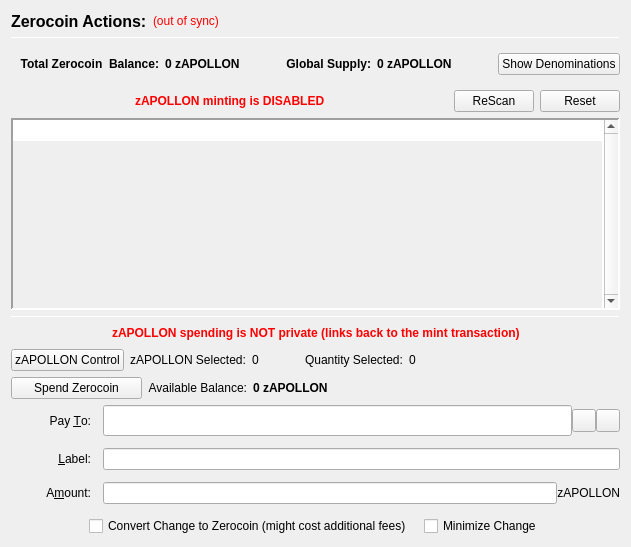
                  <widget class="QFrame" name="verticalFrameLeft">
                   <layout class="QVBoxLayout" name="verticalLayout_2">
                    <item>
                     <layout class="QVBoxLayout" name="verticalLayout_3">
                      <item>
                       <layout class="QHBoxLayout" name="horizontalLayout_3">
                        <item>
                         <widget class="QLabel" name="labelzAPOLLONActions">
                          <property name="font">
                           <font>
                            <pointsize>12</pointsize>
                            <weight>75</weight>
                            <bold>true</bold>
                           </font>
                          </property>
                          <property name="text">
                           <string>Zerocoin Actions:</string>
                          </property>
                          <property name="alignment">
                           <set>Qt::AlignLeading|Qt::AlignLeft|Qt::AlignVCenter</set>
                          </property>
                         </widget>
                        </item>
                        <item>
                         <widget class="QLabel" name="labelzAPOLLONSyncStatus">
                          <property name="toolTip">
                           <string>The displayed information may be out of date. Your wallet automatically synchronizes with the BDCASH network after a connection is established, but this process has not completed yet.</string>
                          </property>
                          <property name="styleSheet">
                           <string notr="true">QLabel { color: red; }</string>
                          </property>
                          <property name="text">
                           <string notr="true">(out of sync)</string>
                          </property>
                          <property name="alignment">
                           <set>Qt::AlignLeading|Qt::AlignLeft|Qt::AlignVCenter</set>
                          </property>
                         </widget>
                        </item>
                        <item>
                         <spacer name="horizontalSpacer">
                          <property name="orientation">
                           <enum>Qt::Horizontal</enum>
                          </property>
                          <property name="sizeHint" stdset="0">
                           <size>
                            <width>40</width>
                            <height>20</height>
                           </size>
                          </property>
                         </spacer>
                        </item>
                       </layout>
                      </item>
                      <item>
                       <widget class="Line" name="lineUpperLeft">
                        <property name="minimumSize">
                         <size>
                          <width>0</width>
                          <height>1</height>
                         </size>
                        </property>
                        <property name="maximumSize">
                         <size>
                          <width>16777215</width>
                          <height>1</height>
                         </size>
                        </property>
                        <property name="frameShadow">
                         <enum>QFrame::Sunken</enum>
                        </property>
                        <property name="orientation">
                         <enum>Qt::Horizontal</enum>
                        </property>
                       </widget>
                      </item>
                      <item>
                       <widget class="QFrame" name="balanceSupplyFrame">
                        <layout class="QHBoxLayout" name="horizontalLayout_2" stretch="0,0,0,1,0">
                         <property name="rightMargin">
                          <number>0</number>
                         </property>
                         <item>
                          <layout class="QHBoxLayout" name="horizontalLayout_34">
                           <item>
                            <widget class="QLabel" name="labelzAvailableText_3">
                             <property name="font">
                              <font>
                               <weight>75</weight>
                               <bold>true</bold>
                              </font>
                             </property>
                             <property name="toolTip">
                              <string>Total Balance including unconfirmed and immature zAPOLLON</string>
                             </property>
                             <property name="text">
                              <string>Total Zerocoin  Balance:</string>
                             </property>
                             <property name="alignment">
                              <set>Qt::AlignRight|Qt::AlignTrailing|Qt::AlignVCenter</set>
                             </property>
                            </widget>
                           </item>
                           <item>
                            <widget class="QLabel" name="labelzAvailableAmount_4">
                             <property name="minimumSize">
                              <size>
                               <width>40</width>
                               <height>0</height>
                              </size>
                             </property>
                             <property name="font">
                              <font>
                               <weight>75</weight>
                               <bold>true</bold>
                              </font>
                             </property>
                             <property name="toolTip">
                              <string>Total Balance including unconfirmed and immature zAPOLLON</string>
                             </property>
                             <property name="text">
                              <string>0 zAPOLLON</string>
                             </property>
                             <property name="alignment">
                              <set>Qt::AlignLeading|Qt::AlignLeft|Qt::AlignVCenter</set>
                             </property>
                            </widget>
                           </item>
                          </layout>
                         </item>
                         <item>
                          <spacer name="horizontalSpacer_32">
                           <property name="orientation">
                            <enum>Qt::Horizontal</enum>
                           </property>
                           <property name="sizeHint" stdset="0">
                            <size>
                             <width>40</width>
                             <height>20</height>
                            </size>
                           </property>
                          </spacer>
                         </item>
                         <item>
                          <layout class="QHBoxLayout" name="horizontalLayout_35">
                           <item>
                            <widget class="QLabel" name="labelZsupplyText_2">
                             <property name="font">
                              <font>
                               <weight>75</weight>
                               <bold>true</bold>
                              </font>
                             </property>
                             <property name="text">
                              <string>Global Supply:</string>
                             </property>
                             <property name="alignment">
                              <set>Qt::AlignRight|Qt::AlignTrailing|Qt::AlignVCenter</set>
                             </property>
                            </widget>
                           </item>
                           <item>
                            <widget class="QLabel" name="labelZsupplyAmount_2">
                             <property name="font">
                              <font>
                               <weight>75</weight>
                               <bold>true</bold>
                              </font>
                             </property>
                             <property name="text">
                              <string>0 zAPOLLON</string>
                             </property>
                            </widget>
                           </item>
                          </layout>
                         </item>
                         <item>
                          <spacer name="horizontalSpacer_31">
                           <property name="orientation">
                            <enum>Qt::Horizontal</enum>
                           </property>
                           <property name="sizeHint" stdset="0">
                            <size>
                             <width>40</width>
                             <height>20</height>
                            </size>
                           </property>
                          </spacer>
                         </item>
                         <item>
                          <widget class="QPushButton" name="pushButtonShowDenoms">
                           <property name="toolTip">
                            <string>Show zAPOLLON denominations list</string>
                           </property>
                           <property name="text">
                            <string>Show Denominations</string>
                           </property>
                          </widget>
                         </item>
                        </layout>
                       </widget>
                      </item>
                      <item>
                       <layout class="QHBoxLayout" name="horizontalLayout_4">
                        <item>
                         <spacer name="horizontalSpacer_2">
                          <property name="orientation">
                           <enum>Qt::Horizontal</enum>
                          </property>
                          <property name="sizeHint" stdset="0">
                           <size>
                            <width>40</width>
                            <height>20</height>
                           </size>
                          </property>
                         </spacer>
                        </item>
                        <item>
                         <widget class="QLabel" name="label">
                          <property name="styleSheet">
                           <string notr="true">color: red;
font-weight: bold;</string>
                          </property>
                          <property name="text">
                           <string>zAPOLLON minting is DISABLED</string>
                          </property>
                         </widget>
                        </item>
                        <item>
                         <spacer name="horizontalSpacer_3">
                          <property name="orientation">
                           <enum>Qt::Horizontal</enum>
                          </property>
                          <property name="sizeHint" stdset="0">
                           <size>
                            <width>40</width>
                            <height>20</height>
                           </size>
                          </property>
                         </spacer>
                        </item>
                        <item>
                         <widget class="QPushButton" name="pushButtonMintReset">
                          <property name="maximumSize">
                           <size>
                            <width>80</width>
                            <height>16777215</height>
                           </size>
                          </property>
                          <property name="toolTip">
                           <string>Rescan the complete blockchain for  Zerocoin mints and their meta-data.</string>
                          </property>
                          <property name="text">
                           <string>ReScan</string>
                          </property>
                         </widget>
                        </item>
                        <item>
                         <widget class="QPushButton" name="pushButtonSpentReset">
                          <property name="maximumSize">
                           <size>
                            <width>80</width>
                            <height>16777215</height>
                           </size>
                          </property>
                          <property name="toolTip">
                           <string>Reset Zerocoin Wallet DB. Deletes transactions that did not make it into the blockchain.</string>
                          </property>
                          <property name="text">
                           <string>Reset</string>
                          </property>
                         </widget>
                        </item>
                       </layout>
                      </item>
                      <item>
                       <widget class="QPlainTextEdit" name="TEMintStatus">
                        <property name="font">
                         <font>
                          <pointsize>8</pointsize>
                         </font>
                        </property>
                        <property name="toolTip">
                         <string>Status and/or Mesages from the last Mint Action.</string>
                        </property>
                        <property name="frameShape">
                         <enum>QFrame::Panel</enum>
                        </property>
                        <property name="frameShadow">
                         <enum>QFrame::Sunken</enum>
                        </property>
                        <property name="lineWidth">
                         <number>2</number>
                        </property>
                        <property name="midLineWidth">
                         <number>2</number>
                        </property>
                        <property name="verticalScrollBarPolicy">
                         <enum>Qt::ScrollBarAlwaysOn</enum>
                        </property>
                        <property name="horizontalScrollBarPolicy">
                         <enum>Qt::ScrollBarAlwaysOff</enum>
                        </property>
                        <property name="readOnly">
                         <bool>true</bool>
                        </property>
                        <property name="plainText">
                         <string notr="true"/>
                        </property>
                        <property name="backgroundVisible">
                         <bool>true</bool>
                        </property>
                       </widget>
                      </item>
                      <item>
                       <widget class="Line" name="line">
                        <property name="minimumSize">
                         <size>
                          <width>0</width>
                          <height>1</height>
                         </size>
                        </property>
                        <property name="maximumSize">
                         <size>
                          <width>16777215</width>
                          <height>1</height>
                         </size>
                        </property>
                        <property name="orientation">
                         <enum>Qt::Horizontal</enum>
                        </property>
                       </widget>
                      </item>
                      <item>
                       <layout class="QHBoxLayout" name="horizontalLayout_7">
                        <item>
                         <spacer name="horizontalSpacer_18">
                          <property name="orientation">
                           <enum>Qt::Horizontal</enum>
                          </property>
                          <property name="sizeHint" stdset="0">
                           <size>
                            <width>40</width>
                            <height>20</height>
                           </size>
                          </property>
                         </spacer>
                        </item>
                        <item>
                         <widget class="QLabel" name="label_2">
                          <property name="styleSheet">
                           <string notr="true">color: red;
font-weight: bold;</string>
                          </property>
                          <property name="text">
                           <string>zAPOLLON spending is NOT private (links back to the mint transaction)</string>
                          </property>
                         </widget>
                        </item>
                        <item>
                         <spacer name="horizontalSpacer_30">
                          <property name="orientation">
                           <enum>Qt::Horizontal</enum>
                          </property>
                          <property name="sizeHint" stdset="0">
                           <size>
                            <width>40</width>
                            <height>20</height>
                           </size>
                          </property>
                         </spacer>
                        </item>
                       </layout>
                      </item>
                      <item>
                       <layout class="QHBoxLayout" name="horizontalLayout_24">
                        <property name="leftMargin">
                         <number>0</number>
                        </property>
                        <property name="bottomMargin">
                         <number>0</number>
                        </property>
                        <item>
                         <widget class="QPushButton" name="pushButtonZPivControl">
                          <property name="text">
                           <string>zAPOLLON Control</string>
                          </property>
                         </widget>
                        </item>
                        <item>
                         <widget class="QLabel" name="labelzPivSelected">
                          <property name="text">
                           <string>zAPOLLON Selected:</string>
                          </property>
                         </widget>
                        </item>
                        <item>
                         <widget class="QLabel" name="labelzPivSelected_int">
                          <property name="text">
                           <string>0</string>
                          </property>
                         </widget>
                        </item>
                        <item>
                         <spacer name="horizontalSpacer_17">
                          <property name="orientation">
                           <enum>Qt::Horizontal</enum>
                          </property>
                          <property name="sizeType">
                           <enum>QSizePolicy::Fixed</enum>
                          </property>
                          <property name="sizeHint" stdset="0">
                           <size>
                            <width>40</width>
                            <height>20</height>
                           </size>
                          </property>
                         </spacer>
                        </item>
                        <item>
                         <widget class="QLabel" name="labelQuantitySelected">
                          <property name="text">
                           <string>Quantity Selected:</string>
                          </property>
                         </widget>
                        </item>
                        <item>
                         <widget class="QLabel" name="labelQuantitySelected_int">
                          <property name="text">
                           <string>0</string>
                          </property>
                         </widget>
                        </item>
                        <item>
                         <spacer name="horizontalSpacer_19">
                          <property name="orientation">
                           <enum>Qt::Horizontal</enum>
                          </property>
                          <property name="sizeHint" stdset="0">
                           <size>
                            <width>40</width>
                            <height>20</height>
                           </size>
                          </property>
                         </spacer>
                        </item>
                       </layout>
                      </item>
                      <item>
                       <layout class="QHBoxLayout" name="horizontalLayout_6">
                        <item>
                         <widget class="QPushButton" name="pushButtonSpendzAPOLLON">
                          <property name="minimumSize">
                           <size>
                            <width>131</width>
                            <height>0</height>
                           </size>
                          </property>
                          <property name="toolTip">
                           <string>Spend Zerocoin. Without 'Pay To:' address creates payments to yourself.</string>
                          </property>
                          <property name="text">
                           <string>Spend Zerocoin</string>
                          </property>
                         </widget>
                        </item>
                        <item>
                         <widget class="QLabel" name="labelzAPOLLONBalanceText">
                          <property name="toolTip">
                           <string>Available (mature and spendable) zAPOLLON for spending</string>
                          </property>
                          <property name="text">
                           <string>Available Balance:</string>
                          </property>
                          <property name="alignment">
                           <set>Qt::AlignRight|Qt::AlignTrailing|Qt::AlignVCenter</set>
                          </property>
                         </widget>
                        </item>
                        <item>
                         <widget class="QLabel" name="labelzAvailableAmount_2">
                          <property name="font">
                           <font>
                            <weight>75</weight>
                            <bold>true</bold>
                           </font>
                          </property>
                          <property name="toolTip">
                           <string>Available (mature and spendable) zAPOLLON for spending

zAPOLLON are mature when they have more than 20 confirmations AND more than 2 mints of the same denomination after them were minted</string>
                          </property>
                          <property name="text">
                           <string>0 zAPOLLON</string>
                          </property>
                          <property name="alignment">
                           <set>Qt::AlignLeading|Qt::AlignLeft|Qt::AlignVCenter</set>
                          </property>
                         </widget>
                        </item>
                        <item>
                         <spacer name="horizontalSpacer_4">
                          <property name="orientation">
                           <enum>Qt::Horizontal</enum>
                          </property>
                          <property name="sizeHint" stdset="0">
                           <size>
                            <width>40</width>
                            <height>20</height>
                           </size>
                          </property>
                         </spacer>
                        </item>
                       </layout>
                      </item>
                      <item>
                       <layout class="QGridLayout" name="gridLayout_7">
                        <property name="spacing">
                         <number>12</number>
                        </property>
                        <item row="0" column="0">
                         <widget class="QLabel" name="payToLabel">
                          <property name="minimumSize">
                           <size>
                            <width>80</width>
                            <height>0</height>
                           </size>
                          </property>
                          <property name="text">
                           <string>Pay &amp;To:</string>
                          </property>
                          <property name="alignment">
                           <set>Qt::AlignRight|Qt::AlignTrailing|Qt::AlignVCenter</set>
                          </property>
                          <property name="buddy">
                           <cstring>payTo</cstring>
                          </property>
                         </widget>
                        </item>
                        <item row="0" column="1">
                         <layout class="QHBoxLayout" name="payToLayout">
                          <property name="spacing">
                           <number>0</number>
                          </property>
                          <item>
                           <widget class="QValidatedLineEdit" name="payTo">
                            <property name="enabled">
                             <bool>true</bool>
                            </property>
                            <property name="minimumSize">
                             <size>
                              <width>0</width>
                              <height>31</height>
                             </size>
                            </property>
                            <property name="toolTip">
                             <string>The BDCASH address to send the payment to. Creates local payment to yourself when empty.</string>
                            </property>
                           </widget>
                          </item>
                          <item>
                           <widget class="QToolButton" name="addressBookButton">
                            <property name="toolTip">
                             <string>Choose previously used address</string>
                            </property>
                            <property name="text">
                             <string/>
                            </property>
                            <property name="icon">
                             <iconset resource="../bdcash.qrc">
                              <normaloff>:/icons/address-book</normaloff>:/icons/address-book</iconset>
                            </property>
                            <property name="shortcut">
                             <string>Alt+A</string>
                            </property>
                           </widget>
                          </item>
                          <item>
                           <widget class="QToolButton" name="pasteButton">
                            <property name="toolTip">
                             <string>Paste address from clipboard</string>
                            </property>
                            <property name="text">
                             <string/>
                            </property>
                            <property name="icon">
                             <iconset resource="../bdcash.qrc">
                              <normaloff>:/icons/editpaste</normaloff>:/icons/editpaste</iconset>
                            </property>
                            <property name="shortcut">
                             <string>Alt+P</string>
                            </property>
                           </widget>
                          </item>
                         </layout>
                        </item>
                        <item row="1" column="0">
                         <widget class="QLabel" name="labelLabel">
                          <property name="minimumSize">
                           <size>
                            <width>80</width>
                            <height>0</height>
                           </size>
                          </property>
                          <property name="text">
                           <string>&amp;Label:</string>
                          </property>
                          <property name="alignment">
                           <set>Qt::AlignRight|Qt::AlignTrailing|Qt::AlignVCenter</set>
                          </property>
                          <property name="buddy">
                           <cstring>addAsLabel</cstring>
                          </property>
                         </widget>
                        </item>
                        <item row="1" column="1">
                         <widget class="QLineEdit" name="addAsLabel">
                          <property name="toolTip">
                           <string>Enter a label for this address to add it to the list of used addresses</string>
                          </property>
                         </widget>
                        </item>
                        <item row="2" column="0">
                         <widget class="QLabel" name="amountLabel">
                          <property name="minimumSize">
                           <size>
                            <width>80</width>
                            <height>0</height>
                           </size>
                          </property>
                          <property name="text">
                           <string>A&amp;mount:</string>
                          </property>
                          <property name="alignment">
                           <set>Qt::AlignRight|Qt::AlignTrailing|Qt::AlignVCenter</set>
                          </property>
                          <property name="buddy">
                           <cstring>zAPOLLONpayAmount</cstring>
                          </property>
                         </widget>
                        </item>
                        <item row="2" column="1">
                         <layout class="QHBoxLayout" name="horizontalLayout_9">
                          <property name="spacing">
                           <number>0</number>
                          </property>
                          <item>
                           <widget class="QLineEdit" name="zAPOLLONpayAmount"/>
                          </item>
                          <item>
                           <widget class="QLabel" name="labelzAPOLLON">
                            <property name="minimumSize">
                             <size>
                              <width>55</width>
                              <height>0</height>
                             </size>
                            </property>
                            <property name="text">
                             <string>zAPOLLON</string>
                            </property>
                            <property name="alignment">
                             <set>Qt::AlignRight|Qt::AlignTrailing|Qt::AlignVCenter</set>
                            </property>
                           </widget>
                          </item>
                         </layout>
                        </item>
                        <item row="3" column="0" colspan="2">
                         <layout class="QHBoxLayout" name="horizontalLayout_10">
                          <item>
                           <spacer name="horizontalSpacer_5">
                            <property name="orientation">
                             <enum>Qt::Horizontal</enum>
                            </property>
                            <property name="sizeHint" stdset="0">
                             <size>
                              <width>40</width>
                              <height>20</height>
                             </size>
                            </property>
                           </spacer>
                          </item>
                          <item>
                           <widget class="QCheckBox" name="checkBoxMintChange">
                            <property name="sizePolicy">
                             <sizepolicy hsizetype="MinimumExpanding" vsizetype="Fixed">
                              <horstretch>0</horstretch>
                              <verstretch>0</verstretch>
                             </sizepolicy>
                            </property>
                            <property name="layoutDirection">
                             <enum>Qt::LeftToRight</enum>
                            </property>
                            <property name="text">
                             <string>Convert Change to Zerocoin (might cost additional fees)</string>
                            </property>
                           </widget>
                          </item>
                          <item>
                           <widget class="QCheckBox" name="checkBoxMinimizeChange">
                            <property name="toolTip">
                             <string>If checked, the wallet tries to minimize the returning change instead of minimizing the number of spent denominations.</string>
                            </property>
                            <property name="text">
                             <string>Minimize Change</string>
                            </property>
                           </widget>
                          </item>
                          <item>
                           <spacer name="horizontalSpacer_6">
                            <property name="orientation">
                             <enum>Qt::Horizontal</enum>
                            </property>
                            <property name="sizeHint" stdset="0">
                             <size>
                              <width>40</width>
                              <height>20</height>
                             </size>
                            </property>
                           </spacer>
                          </item>
                         </layout>
                        </item>
                       </layout>
                      </item>
                     </layout>
                    </item>
                   </layout>
                  </widget>
